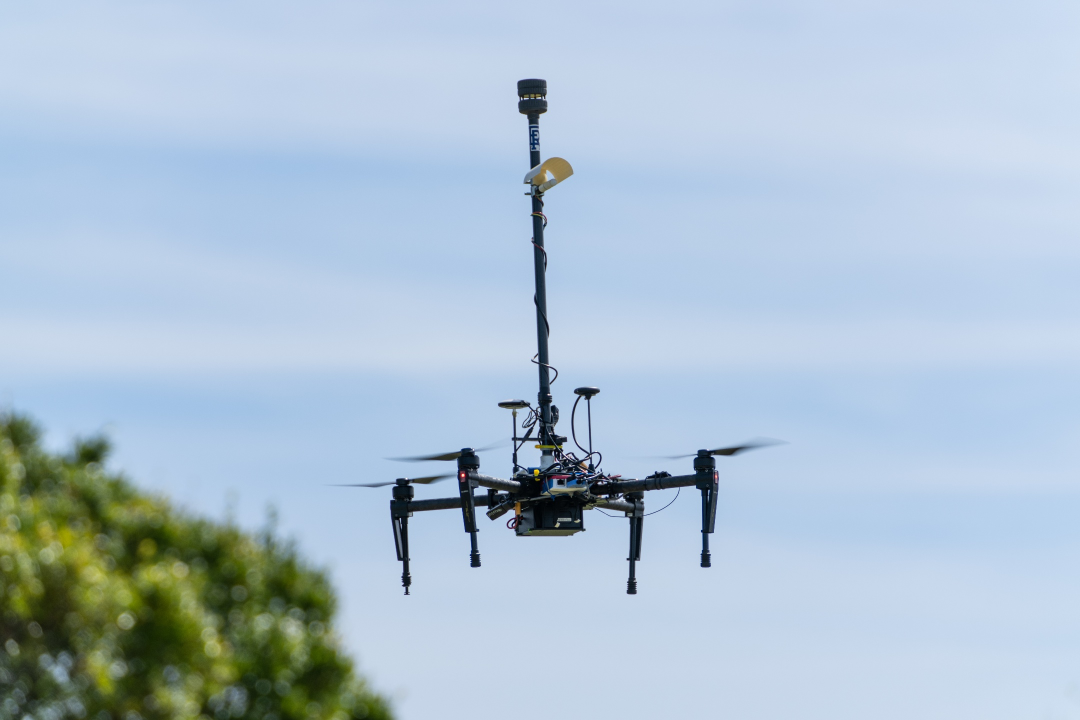
#> input picture images/tree_smol.jpg, 2160 x 1440 px (shown at 1/2 size)
$ python edge_detect_demo.py
#> lines starting #> are read from the running program, lines starting #| are printed output that depends on the picture; after the words box and inside, x2 and y2 are one past the last pixel; in counts of white or black regions, pixels touching at a corner belong together
"""============================================================================
    Edge Detection Demo   |    RAER SUAS 2023    |    Nov. 7, 2022
    ---------------------------------------------------------------------------
    Demonstration of Canny and Sobel edge detection, as well as using Gaussian
    blur, dilate, erode, and other similar methods. This covers more than seen
    in the presentation or in the main.py file.

    Feel free to submit better code for a better sobel output. I genuinely
    can't figure out how to get a proper output from it that provides any
    useful data.
"""

import cv2 as cv

# Open the selected image in the object "img"
# The image is read in color format.
img = cv.imread("./images/tree_smol.jpg", cv.IMREAD_COLOR)
#> img is the input picture: shape (1440, 2160, 3); mean B, G, R 209.1, 192.7, 173.5


# ----------------------------------  SCALE  ----------------------------------
# Resize the image to a smaller size in order to display nicely on your screen.
#    This takes the individual resolutions of 'img' and divides each by 4.
#    The resulting image is 1/16th the size of the initial.
x_scale = img.shape[1] * 0.25
#> x_scale = 540
y_scale = img.shape[0] * 0.25
#> y_scale = 360
img_smol = cv.resize(img, (int(x_scale), int(y_scale)))

# Uncomment the line below to see the example. This can be done for all
# imshow lines!
# cv.imshow("Resized", img_smol)


# ------------------------------- PRE-PROCESSING ------------------------------
# Gaussian blur with a 5x5 kernel
img_blur = cv.GaussianBlur(img_smol, (5,5), 0)
#cv.imshow("5x5 Gaussian Blur", img_blur)

# Gaussian blur with an 11x11 kernel. Kernels must be made of odd numbers!
img_blur1 = cv.GaussianBlur(img_smol, (11, 11), 0)
#cv.imshow("11x11 Gaussian Blur", img_blur1)

# Convert 11x11 blurred image to grayscale for use in Sobel edge detection
img_gray = cv.cvtColor(img_blur1, cv.COLOR_RGB2GRAY)
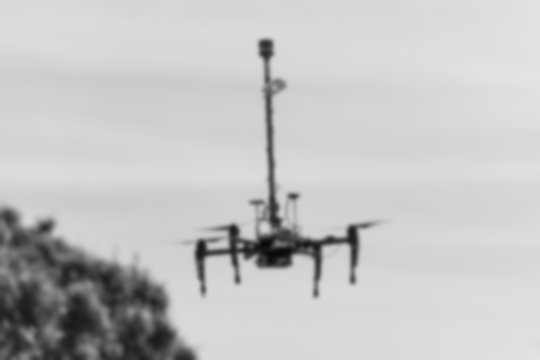
#> img_gray: shape (360, 540); min 9, max 228, mean 195.5
#cv.imshow("Grayscale Image", img_gray)


# Dilate image with 3x3 kernel, depth of 3
# You won't see a clear difference here, it affects edge detection though
img_dilate = cv.dilate(img_blur, (3,3), iterations=3)
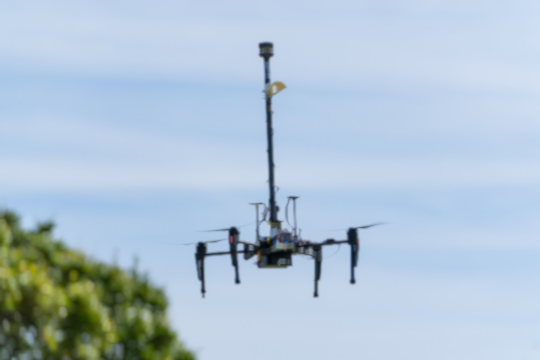
#> img_dilate: shape (360, 540, 3); mean B, G, R 211.5, 194.9, 175.8
#cv.imshow("Dilated Image", img_dilate)

# Erode image with 5x5 kernel, depth of 5
# You won't see a clear difference here, it affects edge detection though
img_erode = cv.erode(img_blur, (5,5), iterations=3)
#cv.imshow("Eroded Image", img_erode)

# Threshold the image to specific values. This is hard to explain, you may
# want to do some googling.
sink, img_threshold = cv.threshold(img_gray, 55, 200, cv.THRESH_BINARY)
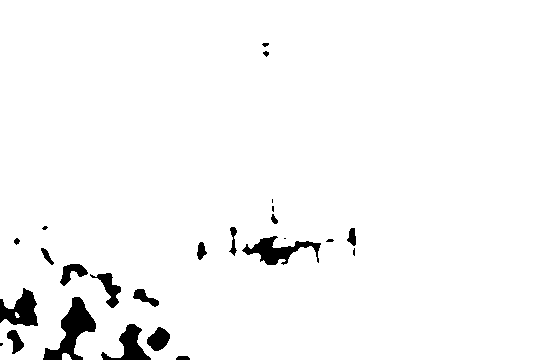
#> img_threshold: shape (360, 540); values 0 (black) and 200 (white), 96.9% white; 25 black regions (7 under 20 px), largest, box (x1, y1, x2, y2) and area: (43, 297, 96, 360) 1352, (242, 236, 321, 265) 932, (0, 288, 38, 326) 859
# This won't output, is broken.
# cv.imread("Thresholded Image", img_threshold)

# Sobel Edge Detection with differences on both x and y directions.
# Kernel size of 3.
# Operates on orignal image but in grayscale
img_sobelxy = cv.Sobel(src=img_gray, ddepth=cv.CV_64F, dx=1, dy=1, ksize=3)
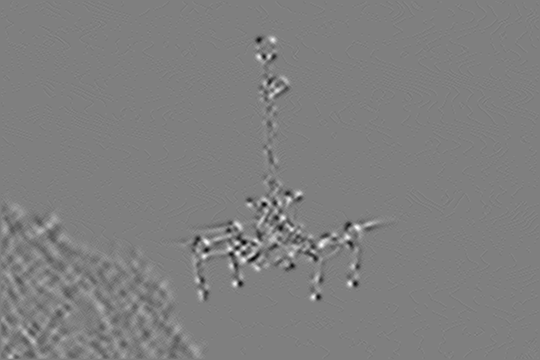
#> img_sobelxy: shape (360, 540) float64; min -27, max 27, mean 0; drawn with min black and max white
#cv.imshow("Sobel Edge Detection", img_sobelxy)

# Canny Edge Detection, threshold of (100, 200)
# Operates on 5x5 Gaussian Blurred image
img_canny = cv.Canny(img_blur, 100, 200)
#> img_canny: shape (360, 540); 1.7% white in thin lines or dots, all inside (x1, y1, x2, y2) = (0, 39, 384, 360)
#cv.imshow("Canny Edge Detection", img_canny)


# Here is Canny Edge Detection on the dilated and eroded images
img_canny_dilated = cv.Canny(img_dilate, 100, 200)
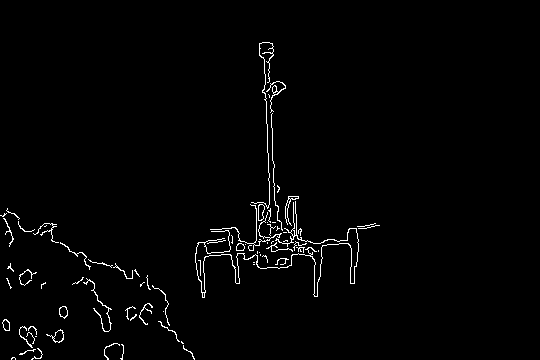
#> img_canny_dilated: shape (360, 540); 1.7% white in thin lines or dots, all inside (x1, y1, x2, y2) = (0, 42, 380, 360)
img_canny_eroded = cv.Canny(img_erode, 100, 200)
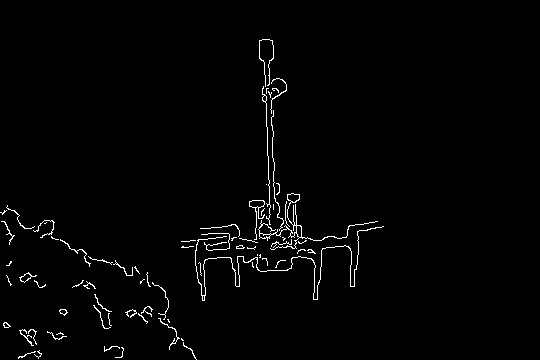
#> img_canny_eroded: shape (360, 540); 1.6% white in thin lines or dots, all inside (x1, y1, x2, y2) = (0, 39, 384, 360)

# Dilated will be thinner, sharper
# Eroded will be wider, smoother
#cv.imshow("Canny Edges Dilated", img_canny_dilated)
#cv.imshow("Canny Edges Eroded", img_canny_eroded)


cv.waitKey()  # Keeps show windows open until keypress
cv.destroyAllWindows()  # Closes all windows after keypress received


# Outputs all changes to images in ./output/ folder
cv.imwrite("./output/sobel.jpg", img_sobelxy)
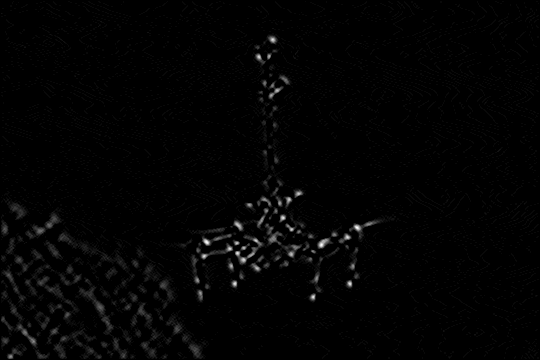
#> saved as sobel.jpg: shape (360, 540); min 0, max 27, mean 0.4; drawn with min black and max white
cv.imwrite("./output/canny.jpg", img_canny)
cv.imwrite("./output/blur.jpg", img_blur)
cv.imwrite("./output/dilate.jpg", img_dilate)
cv.imwrite("./output/erode.jpg", img_erode)
cv.imwrite("./output/thresholded.jpg", img_threshold)
